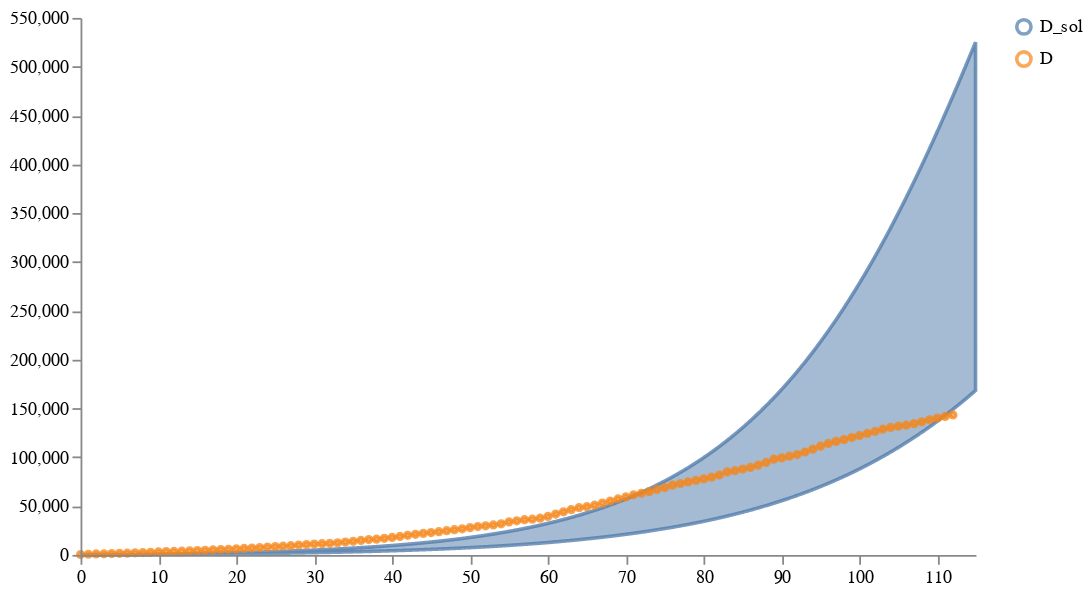

Notebook code for this chart:
### Markdown cell above
## Plot measured diagnosed case data against uncalibrated model diagnosed cases

### Code cell
schema = plots.trajectories(pd.DataFrame(prior_samples["data"]), subset="D_sol",
                            #markers={"Training": 77},
                            points=measured_diagnosed_cases.drop('Timestep',axis=1))
schema = plots.pad(schema, 5)
plots.ipy_display(schema)

### Figure 1 — Vega specification as saved in the notebook (floating-point values rounded to 4 significant figures; data arrays with more than 128 entries replaced by an {"elided": "..."} marker saying what was removed)
{"$schema": "https://vega.github.io/schema/vega/v5.json", "axes": [{"name": "x_axis", "orient": "bottom", "scale": "xscale", "zindex": 100}, {"name": "y_axis", "orient": "left", "scale": "yscale", "zindex": 100}], "data": [{"name": "distributions", "values": {"elided": "1150 records"}}, {"name": "traces", "transform": [{"expr": "isValid(datum.value)", "type": "filter"}], "values": []}, {"name": "points", "values": [{"sample_id": 0, "timepoint": 0, "trajectory": "D", "value": 370}, {"sample_id": 0, "timepoint": 1, "trajectory": "D", "value": 668}, {"sample_id": 0, "timepoint": 2, "trajectory": "D", "value": 978}, {"sample_id": 0, "timepoint": 3, "trajectory": "D", "value": 1133}, {"sample_id": 0, "timepoint": 4, "trajectory": "D", "value": 1332}, {"sample_id": 0, "timepoint": 5, "trajectory": "D", "value": 1580}, {"sample_id": 0, "timepoint": 6, "trajectory": "D", "value": 1792}, {"sample_id": 0, "timepoint": 7, "trajectory": "D", "value": 2132}, {"sample_id": 0, "timepoint": 8, "trajectory": "D", "value": 2421}, {"sample_id": 0, "timepoint": 9, "trajectory": "D", "value": 2656}, {"sample_id": 0, "timepoint": 10, "trajectory": "D", "value": 3022}, {"sample_id": 0, "timepoint": 11, "trajectory": "D", "value": 3339}, {"sample_id": 0, "timepoint": 12, "trajectory": "D", "value": 3546}, {"sample_id": 0, "timepoint": 13, "trajectory": "D", "value": 3822}, {"sample_id": 0, "timepoint": 14, "trajectory": "D", "value": 4153}, {"sample_id": 0, "timepoint": 15, "trajectory": "D", "value": 4395}, {"sample_id": 0, "timepoint": 16, "trajectory": "D", "value": 4712}, {"sample_id": 0, "timepoint": 17, "trajectory": "D", "value": 5119}, {"sample_id": 0, "timepoint": 18, "trajectory": "D", "value": 5483}, {"sample_id": 0, "timepoint": 19, "trajectory": "D", "value": 5778}, {"sample_id": 0, "timepoint": 20, "trajectory": "D", "value": 6161}, {"sample_id": 0, "timepoint": 21, "trajectory": "D", "value": 6623}, {"sample_id": 0, "timepoint": 22, "trajectory": "D", "value": 7062}, {"sample_id": 0, "timepoint": 23, "trajectory": "D", "value": 7573}, {"sample_id": 0, "timepoint": 24, "trajectory": "D", "value": 8030}, {"sample_id": 0, "timepoint": 25, "trajectory": "D", "value": 8477}, {"sample_id": 0, "timepoint": 26, "trajectory": "D", "value": 8908}, {"sample_id": 0, "timepoint": 27, "trajectory": "D", "value": 9444}, {"sample_id": 0, "timepoint": 28, "trajectory": "D", "value": 10061}, {"sample_id": 0, "timepoint": 29, "trajectory": "D", "value": 10614}, {"sample_id": 0, "timepoint": 30, "trajectory": "D", "value": 11116}, {"sample_id": 0, "timepoint": 31, "trajectory": "D", "value": 11426}, {"sample_id": 0, "timepoint": 32, "trajectory": "D", "value": 11825}, {"sample_id": 0, "timepoint": 33, "trajectory": "D", "value": 12432}, {"sample_id": 0, "timepoint": 34, "trajectory": "D", "value": 13109}, {"sample_id": 0, "timepoint": 35, "trajectory": "D", "value": 13957}, {"sample_id": 0, "timepoint": 36, "trajectory": "D", "value": 14857}, {"sample_id": 0, "timepoint": 37, "trajectory": "D", "value": 15666}, {"sample_id": 0, "timepoint": 38, "trajectory": "D", "value": 16134}, {"sample_id": 0, "timepoint": 39, "trajectory": "D", "value": 16944}, {"sample_id": 0, "timepoint": 40, "trajectory": "D", "value": 17891}, {"sample_id": 0, "timepoint": 41, "trajectory": "D", "value": 18908}, {"sample_id": 0, "timepoint": 42, "trajectory": "D", "value": 20039}, {"sample_id": 0, "timepoint": 43, "trajectory": "D", "value": 21096}, {"sample_id": 0, "timepoint": 44, "trajectory": "D", "value": 22055}, {"sample_id": 0, "timepoint": 45, "trajectory": "D", "value": 22881}, {"sample_id": 0, "timepoint": 46, "trajectory": "D", "value": 23762}, {"sample_id": 0, "timepoint": 47, "trajectory": "D", "value": 24799}, {"sample_id": 0, "timepoint": 48, "trajectory": "D", "value": 25819}, {"sample_id": 0, "timepoint": 49, "trajectory": "D", "value": 26734}, {"sample_id": 0, "timepoint": 50, "trajectory": "D", "value": 27949}, {"sample_id": 0, "timepoint": 51, "trajectory": "D", "value": 29015}, {"sample_id": 0, "timepoint": 52, "trajectory": "D", "value": 29782}, {"sample_id": 0, "timepoint": 53, "trajectory": "D", "value": 30634}, {"sample_id": 0, "timepoint": 54, "trajectory": "D", "value": 31831}, {"sample_id": 0, "timepoint": 55, "trajectory": "D", "value": 33761}, {"sample_id": 0, "timepoint": 56, "trajectory": "D", "value": 34927}, {"sample_id": 0, "timepoint": 57, "trajectory": "D", "value": 36070}, {"sample_id": 0, "timepoint": 58, "trajectory": "D", "value": 36524}, {"sample_id": 0, "timepoint": 59, "trajectory": "D", "value": 37635}, {"sample_id": 0, "timepoint": 60, "trajectory": "D", "value": 39402}, {"sample_id": 0, "timepoint": 61, "trajectory": "D", "value": 41828}, {"sample_id": 0, "timepoint": 62, "trajectory": "D", "value": 44163}, {"sample_id": 0, "timepoint": 63, "trajectory": "D", "value": 46387}, {"sample_id": 0, "timepoint": 64, "trajectory": "D", "value": 48386}, {"sample_id": 0, "timepoint": 65, "trajectory": "D", "value": 49419}, {"sample_id": 0, "timepoint": 66, "trajectory": "D", "value": 50960}, {"sample_id": 0, "timepoint": 67, "trajectory": "D", "value": 53045}, {"sample_id": 0, "timepoint": 68, "trajectory": "D", "value": 55147}, {"sample_id": 0, "timepoint": 69, "trajectory": "D", "value": 57327}, {"sample_id": 0, "timepoint": 70, "trajectory": "D", "value": 59354}, {"sample_id": 0, "timepoint": 71, "trajectory": "D", "value": 61511}, {"sample_id": 0, "timepoint": 72, "trajectory": "D", "value": 63147}, {"sample_id": 0, "timepoint": 73, "trajectory": "D", "value": 64758}, {"sample_id": 0, "timepoint": 74, "trajectory": "D", "value": 66904}, {"sample_id": 0, "timepoint": 75, "trajectory": "D", "value": 68964}, {"sample_id": 0, "timepoint": 76, "trajectory": "D", "value": 71450}, {"sample_id": 0, "timepoint": 77, "trajectory": "D", "value": 73088}, {"sample_id": 0, "timepoint": 78, "trajectory": "D", "value": 74741}, {"sample_id": 0, "timepoint": 79, "trajectory": "D", "value": 76299}, {"sample_id": 0, "timepoint": 80, "trajectory": "D", "value": 77828}, {"sample_id": 0, "timepoint": 81, "trajectory": "D", "value": 79601}, {"sample_id": 0, "timepoint": 82, "trajectory": "D", "value": 81782}, {"sample_id": 0, "timepoint": 83, "trajectory": "D", "value": 84947}, {"sample_id": 0, "timepoint": 84, "trajectory": "D", "value": 86250}, {"sample_id": 0, "timepoint": 85, "trajectory": "D", "value": 87903}, {"sample_id": 0, "timepoint": 86, "trajectory": "D", "value": 89529}, {"sample_id": 0, "timepoint": 87, "trajectory": "D", "value": 91962}, {"sample_id": 0, "timepoint": 88, "trajectory": "D", "value": 94682}, {"sample_id": 0, "timepoint": 89, "trajectory": "D", "value": 98064}, {"sample_id": 0, "timepoint": 90, "trajectory": "D", "value": 99349}, {"sample_id": 0, "timepoint": 91, "trajectory": "D", "value": 101054}, {"sample_id": 0, "timepoint": 92, "trajectory": "D", "value": 102780}, {"sample_id": 0, "timepoint": 93, "trajectory": "D", "value": 105387}, {"sample_id": 0, "timepoint": 94, "trajectory": "D", "value": 108282}, {"sample_id": 0, "timepoint": 95, "trajectory": "D", "value": 111371}, {"sample_id": 0, "timepoint": 96, "trajectory": "D", "value": 114176}, {"sample_id": 0, "timepoint": 97, "trajectory": "D", "value": 116273}, {"sample_id": 0, "timepoint": 98, "trajectory": "D", "value": 118062}, {"sample_id": 0, "timepoint": 99, "trajectory": "D", "value": 120173}, {"sample_id": 0, "timepoint": 100, "trajectory": "D", "value": 122191}, {"sample_id": 0, "timepoint": 101, "trajectory": "D", "value": 124425}, {"sample_id": 0, "timepoint": 102, "trajectory": "D", "value": 126497}, {"sample_id": 0, "timepoint": 103, "trajectory": "D", "value": 128772}, {"sample_id": 0, "timepoint": 104, "trajectory": "D", "value": 130524}, {"sample_id": 0, "timepoint": 105, "trajectory": "D", "value": 131883}, {"sample_id": 0, "timepoint": 106, "trajectory": "D", "value": 132882}, {"sample_id": 0, "timepoint": 107, "trajectory": "D", "value": 134442}, {"sample_id": 0, "timepoint": 108, "trajectory": "D", "value": 136330}, {"sample_id": 0, "timepoint": 109, "trajectory": "D", "value": 138392}, {"sample_id": 0, "timepoint": 110, "trajectory": "D", "value": 140192}, {"sample_id": 0, "timepoint": 111, "trajectory": "D", "value": 141854}, {"sample_id": 0, "timepoint": 112, "trajectory": "D", "value": 143382}]}, {"name": "markers", "values": []}, {"name": "selected", "on": [{"remove": true, "trigger": "clear"}, {"remove": true, "trigger": "!shift"}, {"insert": "clicked", "trigger": "!shift && clicked"}, {"toggle": "clicked", "trigger": "shift && clicked"}]}], "height": 300, "legends": [{"encode": {"labels": {"interactive": true, "name": "legendLabel", "update": {"opacity": [{"test": "!length(data('selected')) || indata('selected', 'value', datum.value)", "value": 1}, {"value": 0.25}]}}, "symbols": {"interactive": true, "name": "legendSymbol", "update": {"fill": {"value": "transparent"}, "opacity": [{"test": "!length(data('selected')) || indata('selected', 'value', datum.value)", "value": 0.7}, {"value": 0.15}], "size": {"value": 64}, "strokeWidth": {"value": 2}}}}, "name": "color_legend", "stroke": "color"}], "marks": [{"from": {"facet": {"data": "points", "groupby": "trajectory", "name": "points_split"}}, "marks": [{"encode": {"hover": {"fillOpacity": {"value": 0.9}}, "update": {"fill": {"field": "trajectory", "scale": "color"}, "fillOpacity": [{"test": "!length(data('selected')) || indata('selected', 'value', datum.trajectory)", "value": 0.5}, {"value": 0.15}], "size": {"value": 10}, "stroke": {"field": "trajectory", "scale": "color"}, "strokeOpacity": [{"test": "!length(data('selected')) || indata('selected', 'value', datum.trajectory)", "value": 0.75}, {"value": 0.15}], "strokeWidth": {"value": 2}, "tooltip": {"field": "value"}, "x": {"field": "timepoint", "scale": "xscale"}, "y": {"field": "value", "scale": "yscale"}}}, "from": {"data": "points"}, "name": "_points_symbol", "type": "symbol", "zindex": 3}, {"encode": {"hover": {"fillOpacity": {"value": 0.9}}, "update": {"interpolate": {"value": "linear"}, "stroke": {"field": "trajectory", "scale": "color"}, "strokeOpacity": [{"test": "!length(data('selected')) || indata('selected', 'value', datum.trajectory)", "value": 0.3}, {"value": 0.1}], "strokeWidth": {"value": 2}, "x": {"field": "timepoint", "scale": "xscale"}, "y": {"field": "value", "scale": "yscale"}}}, "from": {"data": "points"}, "name": "_points_line", "type": "line", "zindex": 3}], "name": "_points", "type": "group", "zindex": 3}, {"from": {"facet": {"data": "traces", "groupby": "trajectory", "name": "traces_split"}}, "marks": [{"encode": {"hover": {"fillOpacity": {"value": 0.9}}, "update": {"interpolate": {"value": "linear"}, "stroke": {"field": "trajectory", "scale": "color"}, "strokeOpacity": [{"test": "!length(data('selected')) || indata('selected', 'value', datum.trajectory)", "value": 0.75}, {"value": 0.15}], "strokeWidth": {"value": 2}, "x": {"field": "timepoint", "scale": "xscale"}, "y": {"field": "value", "scale": "yscale"}}}, "from": {"data": "traces_split"}, "name": "_traces_lines", "type": "line"}], "name": "_traces", "type": "group", "zindex": 2}, {"from": {"facet": {"data": "distributions", "groupby": "trajectory", "name": "trajectory_split"}}, "marks": [{"encode": {"hover": {"fillOpacity": {"value": 0.9}}, "update": {"fill": {"field": "trajectory", "scale": "color"}, "fillOpacity": [{"test": "!length(data('selected')) || indata('selected', 'value', datum.trajectory)", "value": 0.5}, {"value": 0.15}], "interpolate": {"value": "linear"}, "stroke": {"field": "trajectory", "scale": "color"}, "strokeOpacity": [{"test": "!length(data('selected')) || indata('selected', 'value', datum.trajectory)", "value": 0.75}, {"value": 0.15}], "strokeWidth": {"value": 2}, "x": {"field": "timepoint", "scale": "xscale"}, "y": {"field": "upper", "scale": "yscale"}, "y2": {"field": "lower", "scale": "yscale"}}}, "from": {"data": "trajectory_split"}, "type": "area"}], "name": "_distributions", "type": "group", "zindex": 1}, {"marks": [{"encode": {"enter": {"stroke": {"value": "lightgray"}}, "update": {"opacity": {"value": 1}, "x": {"field": "timepoint", "scale": "xscale"}, "y": {"signal": "height"}, "y2": {"value": 0}}}, "from": {"data": "markers"}, "name": "_marker text", "type": "rule"}, {"encode": {"enter": {"fontSize": {"value": 8}, "text": {"field": "datum.label"}, "y": {"value": 0}}}, "from": {"data": "_marker text"}, "name": "_marker flags", "transform": [{"as": ["x", "_y", "opacity", "align", "baseline"], "lineAnchor": "start", "offset": [1], "size": {"signal": "[width, height]"}, "type": "label"}], "type": "text"}], "name": "_markers", "type": "group"}], "padding": 5, "scales": [{"domain": {"fields": [{"data": "distributions", "field": "timepoint"}, {"data": "traces", "field": "timepoint"}, {"data": "points", "field": "timepoint"}, {"data": "markers", "field": "timepoint"}]}, "name": "xscale", "range": "width", "type": "linear", "zero": false}, {"domain": {"fields": [{"data": "distributions", "field": "lower"}, {"data": "distributions", "field": "upper"}, {"data": "traces", "field": "value"}, {"data": "points", "field": "value"}]}, "name": "yscale", "nice": true, "range": "height", "type": "linear", "zero": true}, {"domain": {"fields": [{"data": "distributions", "field": "trajectory"}, {"data": "traces", "field": "trajectory"}, {"data": "points", "field": "trajectory"}]}, "name": "color", "range": "category", "type": "ordinal"}], "signals": [{"name": "clear", "on": [{"events": "mouseup[!event.item]", "force": true, "update": "true"}], "value": true}, {"name": "shift", "on": [{"events": "@legendSymbol:click, @legendLabel:click", "force": true, "update": "event.shiftKey"}], "value": false}, {"name": "clicked", "on": [{"events": "@legendSymbol:click, @legendLabel:click", "force": true, "update": "{value: datum.value}"}], "value": null}], "width": 500}
